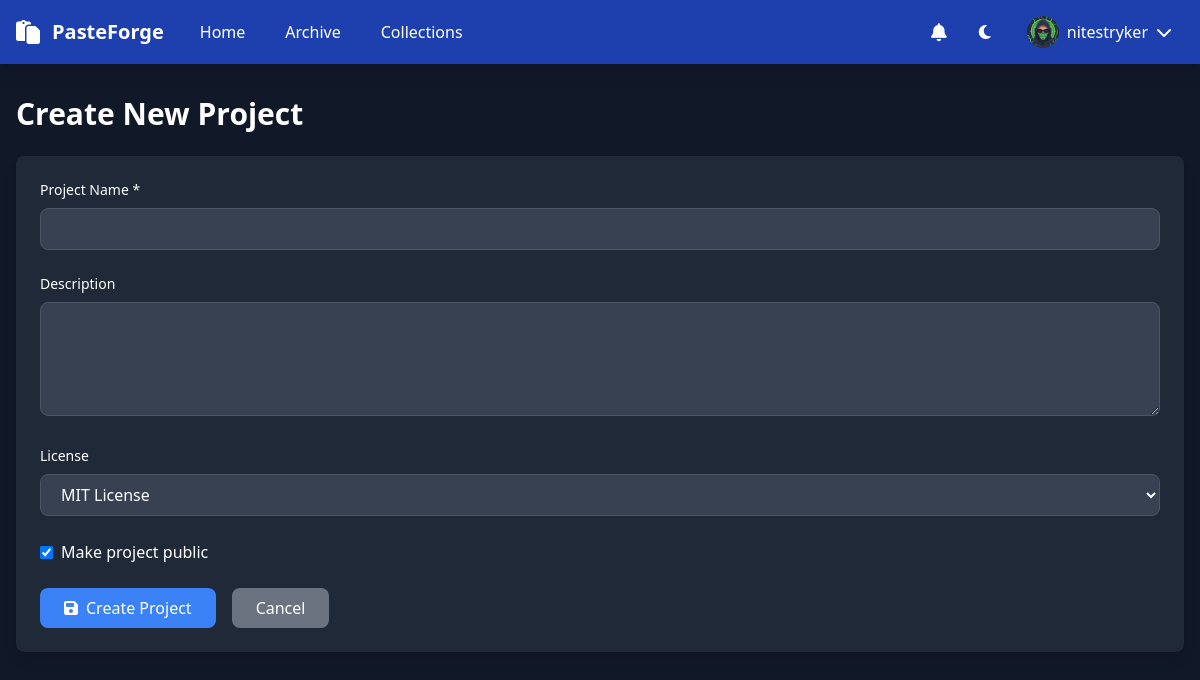
The page /project_manager.php?action=create (signed in) on the database its author committed.
### tables this page shows
CREATE TABLE users (
      id TEXT PRIMARY KEY,
      username TEXT UNIQUE,
      password TEXT NOT NULL,
      email TEXT,
      profile_image TEXT DEFAULT NULL,
      created_at INTEGER DEFAULT (strftime('%s', 'now'))
    , website TEXT DEFAULT NULL, tagline TEXT DEFAULT 'Just a dev sharing random code', role TEXT DEFAULT 'free', status TEXT DEFAULT 'active', followers_count INTEGER DEFAULT 0, following_count INTEGER DEFAULT 0, profile_visibility TEXT DEFAULT 'public', show_paste_count INTEGER DEFAULT 1, allow_messages INTEGER DEFAULT 1);

### project_manager.php (the view, shortened to what this page needs)
<?php
$user_id = $_SESSION['user_id'];
$db = Database::getInstance()->getConnection();
$action = $_GET['action'] ?? 'list';
$projects = [];
$theme = $_COOKIE['theme'] ?? 'dark';
?>
<!DOCTYPE html>
<html class="<?= $theme ?>">
<head>
    <script src="https://cdn.tailwindcss.com"></script>
    <link href="https://cdnjs.cloudflare.com/ajax/libs/font-awesome/6.4.0/css/all.min.css" rel="stylesheet">
</head>
<body class="bg-gray-50 dark:bg-gray-900 text-gray-900 dark:text-white">
<nav class="bg-blue-600 dark:bg-blue-800 text-white shadow-lg fixed w-full z-10">
    <div class="max-w-7xl mx-auto px-4">
        <div class="flex justify-between h-16">
            <div class="flex items-center space-x-6">
                <a href="/" class="flex items-center space-x-3">
                    <i class="fas fa-paste text-2xl"></i>
                    <span class="text-xl font-bold">PasteForge</span>
                </a>
                <div class="flex space-x-4">
                    <a href="/" class="hover:bg-blue-700 px-3 py-2 rounded">Home</a>
                    <a href="?page=archive" class="hover:bg-blue-700 px-3 py-2 rounded">Archive</a>
                    <?php if ($user_id): ?>
                        <a href="?page=collections" class="hover:bg-blue-700 px-3 py-2 rounded">Collections</a>
                    <?php endif; ?>
                </div>
            </div>
            <div class="flex items-center space-x-4">
                <?php if ($user_id): ?>
                    <a href="notifications.php" class="relative p-2 rounded hover:bg-blue-700 transition-colors">
                        <i class="fas fa-bell text-lg"></i>
                    </a>
                <?php endif; ?>
                <button onclick="toggleTheme()" class="p-2 rounded hover:bg-blue-700">
                    <i class="fas fa-moon"></i>
                </button>
                <?php if (!$user_id): ?>
                    <div class="flex items-center space-x-2">
                        <a href="?page=login" class="flex items-center space-x-2 hover:bg-blue-700 px-3 py-2 rounded">
                            <i class="fas fa-sign-in-alt"></i>
                            <span>Login</span>
                        </a>
                        <a href="?page=signup" class="flex items-center space-x-2 hover:bg-blue-700 px-3 py-2 rounded">
                            <i class="fas fa-user-plus"></i>
                            <span>Sign Up</span>
                        </a>
                    </div>
                <?php else: ?>
                    <div class="relative" x-data="{ open: false }">
                        <button @click="open = !open" class="flex items-center space-x-2 hover:bg-blue-700 px-3 py-2 rounded">
                            <?php
                            $stmt = $db->prepare("SELECT username, profile_image FROM users WHERE id = ?");
                            $stmt->execute([$user_id]);
                            $user_data = $stmt->fetch(PDO::FETCH_ASSOC);
                            $username = $user_data['username'] ?? 'Unknown';
                            $user_avatar = $user_data['profile_image'];
                            ?>
                            <img src="<?= $user_avatar ?? 'https://www.gravatar.com/avatar/'.md5(strtolower($username)).'?d=mp&s=32' ?>"
                                 class="w-8 h-8 rounded-full" alt="Profile">
                            <span><?= htmlspecialchars($username) ?></span>
                            <i class="fas fa-chevron-down ml-1"></i>
                        </button>
                    </div>
                <?php endif; ?>
            </div>
        </div>
    </div>
</nav>
<div class="max-w-7xl mx-auto py-8 px-4 pt-24">
    <?php if ($action === 'list'): ?>
        <div class="flex justify-between items-center mb-6">
            <h1 class="text-3xl font-bold">My Projects</h1>
            <a href="?action=create" class="bg-blue-500 text-white px-6 py-2 rounded-lg hover:bg-blue-600">
                <i class="fas fa-plus mr-2"></i>New Project
            </a>
        </div>
        <div class="grid md:grid-cols-2 lg:grid-cols-3 gap-6">
            <?php foreach ($projects as $proj): ?>
                <div class="bg-white dark:bg-gray-800 rounded-lg shadow-lg p-6">
                    <h3 class="text-xl font-semibold mb-2">
                        <a href="?action=view&project_id=<?= $proj['id'] ?>" class="text-blue-500 hover:text-blue-700">
                            <?= htmlspecialchars($proj['name']) ?>
                        </a>
                    </h3>
                    <?php if ($proj['description']): ?>
                        <p class="text-gray-600 dark:text-gray-400 mb-4">
                            <?= htmlspecialchars(substr($proj['description'], 0, 100)) ?><?= strlen($proj['description']) > 100 ? '...' : '' ?>
                        </p>
                    <?php endif; ?>
                    <div class="flex justify-between items-center text-sm text-gray-500">
                        <span><i class="fas fa-code-branch mr-1"></i>License: <?= $proj['license_type'] ?></span>
                        <span><?= $proj['is_public'] ? 'Public' : 'Private' ?></span>
                    </div>
                </div>
            <?php endforeach; ?>
        </div>
    <?php elseif ($action === 'create'): ?>
        <h1 class="text-3xl font-bold mb-6">Create New Project</h1>
        <div class="bg-white dark:bg-gray-800 rounded-lg shadow-lg p-6">
            <form method="POST" class="space-y-6">
                <div>
                    <label class="block text-sm font-medium mb-2">Project Name *</label>
                    <input type="text" name="name" required class="w-full px-4 py-2 rounded-lg border border-gray-300 dark:border-gray-600 dark:bg-gray-700">
                </div>
                <div>
                    <label class="block text-sm font-medium mb-2">Description</label>
                    <textarea name="description" rows="4" class="w-full px-4 py-2 rounded-lg border border-gray-300 dark:border-gray-600 dark:bg-gray-700"></textarea>
                </div>
                <div>
                    <label class="block text-sm font-medium mb-2">License</label>
                    <select name="license" class="w-full px-4 py-2 rounded-lg border border-gray-300 dark:border-gray-600 dark:bg-gray-700">
                        <option value="MIT">MIT License</option>
                    </select>
                </div>
                <div>
                    <label class="flex items-center space-x-2">
                        <input type="checkbox" name="is_public" checked class="rounded">
                        <span>Make project public</span>
                    </label>
                </div>
                <div class="flex space-x-4">
                    <button type="submit" class="bg-blue-500 text-white px-6 py-2 rounded-lg hover:bg-blue-600">
                        <i class="fas fa-save mr-2"></i>Create Project
                    </button>
                    <a href="?action=list" class="bg-gray-500 text-white px-6 py-2 rounded-lg hover:bg-gray-600">
                        Cancel
                    </a>
                </div>
            </form>
        </div>
    <?php endif; ?>
</div>
</body>
</html>

### rows shown on the page
users: profile_image (picture), username "nitestryker"
